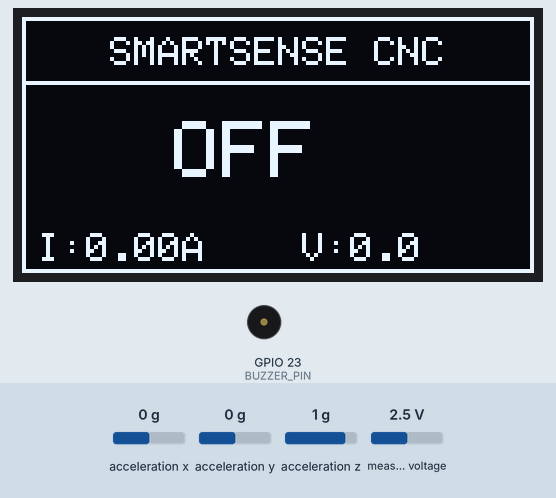
Simulated run of this sketch. Board: ESP32. Parts: 128×64 one-colour display, buzzer (waves = sounding, pin HIGH). Wiring (inferred from the names in the program): MPU-6050 motion sensor at I2C address 0x69. The inputs (shaded band) are chosen by the test bench; at power-on: measured voltage 2.5 V, acceleration x 0 g, acceleration y 0 g, acceleration z 1 g. WiFi joins after 1.5 s; servers stay silent unless stated; uploads are accepted with an empty reply; what the sketch prints to the serial monitor is not drawn.

Above: at 15.8 s.
15.9 s: measured voltage set to 0.1 V
At 18.0 s:
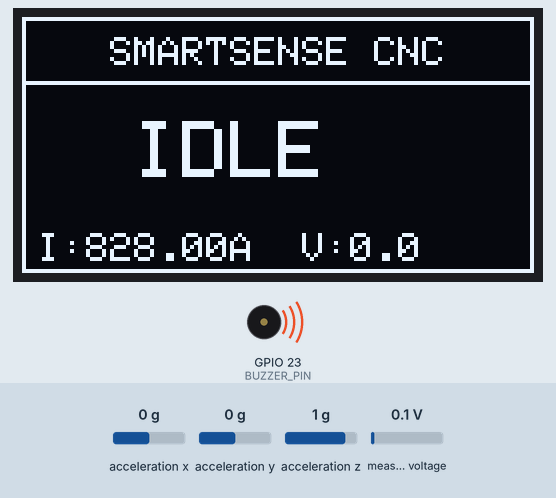
18.9 s: acceleration x set to -1.4 g
At 21.5 s:
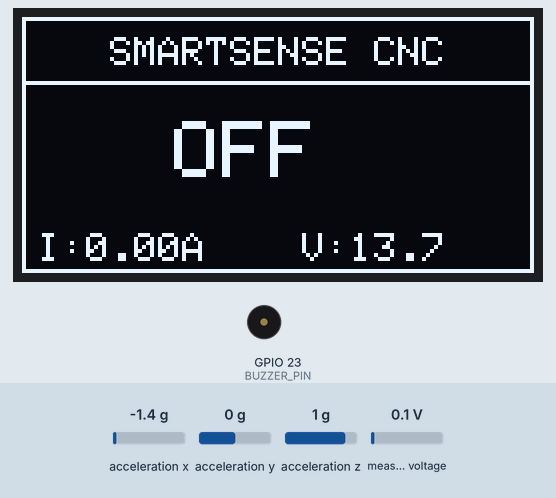
21.9 s: measured voltage set to 1.2 V
At 23.3 s:
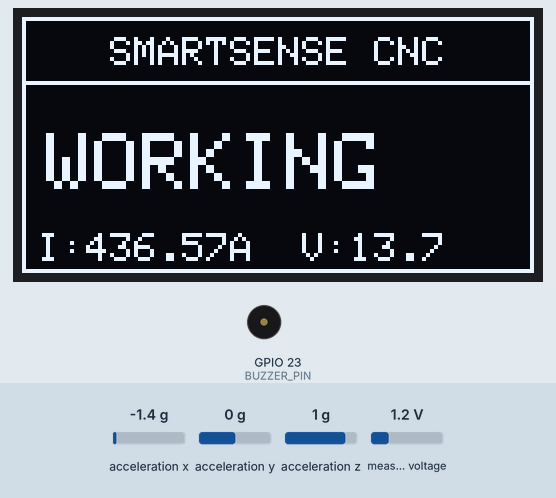
24.9 s: acceleration y set to -1.4 g
At 26.9 s:
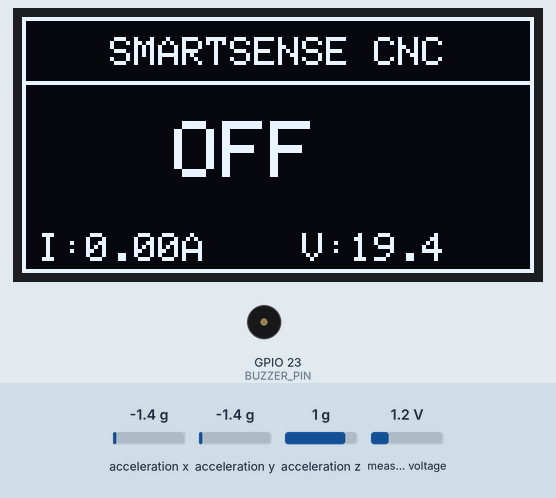
27.7 s: acceleration z set to -1.4 g
At 28.6 s:
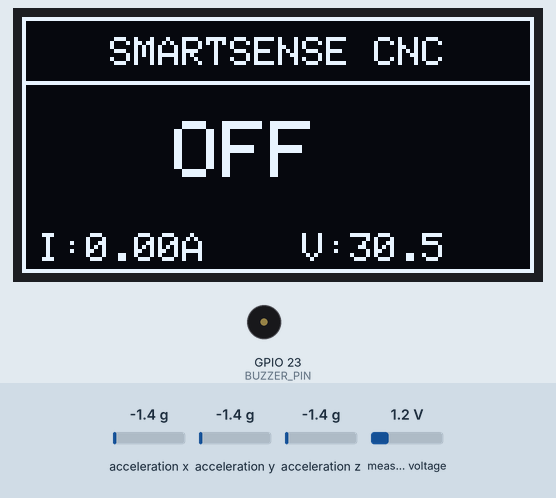
29.5 s: measured voltage set to 2.5 V
At 30.4 s:
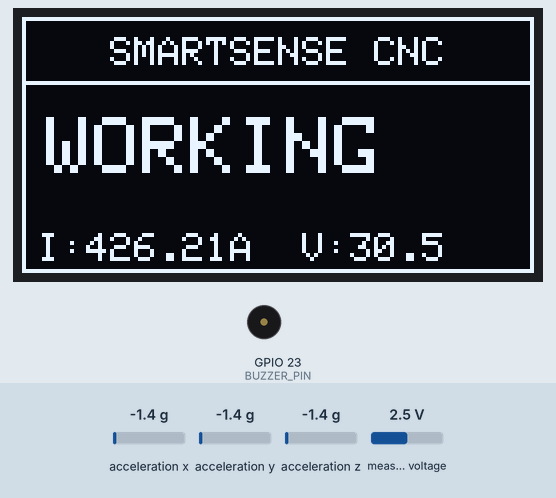
Timing chart, 0 to 32.5 s (numbered marks = the images above; inputs shaded):
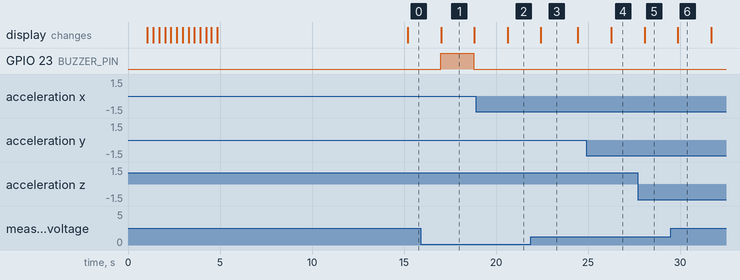

The sketch:

esp32_monitoring.ino
```cpp
#include <Wire.h>
#include <Adafruit_GFX.h>
#include <Adafruit_SSD1306.h>
#include <Adafruit_ADS1X15.h>
#include <math.h>
#include <WiFi.h>
#include <HTTPClient.h>
#include <ArduinoJson.h>

// ======================================================
// OLED Display
// ======================================================

#define SCREEN_WIDTH 128
#define SCREEN_HEIGHT 64

Adafruit_SSD1306 display(
  SCREEN_WIDTH,
  SCREEN_HEIGHT,
  &Wire,
  -1
);

// ======================================================
// WiFi + Server
// ======================================================

const char* ssid       = "YOUR_FACTORY_WIFI_SSID";
const char* password   = "YOUR_FACTORY_WIFI_PASSWORD";
const char* serverURL  = "https://YOUR-APP-NAME.onrender.com/predict";
const char* MACHINE_ID = "CNC-01";

// ======================================================
// Hardware
// ======================================================

#define MPU_ADDR   0x69
#define SDA_PIN    21
#define SCL_PIN    22
#define BUZZER_PIN 23

Adafruit_ADS1115 ads;

// ======================================================
// Calibration & Thresholds
// ======================================================

float calibrationFactor  = 500.0;
float currentThreshold   = 0.060;
float vibrationThreshold = 1.000;

float baseline_x = 0;
float baseline_y = 0;
float baseline_z = 0;

// ======================================================
// Machine States
// ======================================================

enum MachineState {
  MACHINE_OFF,
  MACHINE_IDLE,
  MACHINE_WORKING
};

MachineState currentState = MACHINE_OFF;

int postCounter = 0;

// ======================================================
// MPU6050 Helpers
// ======================================================

void writeRegister(byte reg, byte value) {

  Wire.beginTransmission(MPU_ADDR);
  Wire.write(reg);
  Wire.write(value);
  Wire.endTransmission(true);
}

int16_t readWord(byte reg) {

  Wire.beginTransmission(MPU_ADDR);
  Wire.write(reg);
  Wire.endTransmission(false);

  Wire.requestFrom(MPU_ADDR, 2, true);

  return (Wire.read() << 8) | Wire.read();
}

float readAX() {
  return (readWord(0x3B) / 16384.0) * 9.81;
}

float readAY() {
  return (readWord(0x3D) / 16384.0) * 9.81;
}

float readAZ() {
  return (readWord(0x3F) / 16384.0) * 9.81;
}

// ======================================================
// OLED Boot Animation
// ======================================================

void bootAnimation() {

  for (int x = 128; x > -120; x -= 3) {

    display.clearDisplay();

    // Border
    display.drawRect(0, 0, 128, 64, WHITE);

    // Moving Title
    display.setTextSize(1);
    display.setTextColor(WHITE);

    display.setCursor(x, 20);
    display.println("SMARTSENSE CNC");

    display.setCursor(x + 12, 40);
    display.println("Machine Monitor");

    display.display();

    delay(20);
  }

  // Final Screen
  display.clearDisplay();

  display.drawRect(0, 0, 128, 64, WHITE);

  display.setTextSize(1);

  display.setCursor(22, 18);
  display.println("SMARTSENSE CNC");

  display.setCursor(32, 38);
  display.println("Starting...");

  display.display();

  delay(1500);
}

// ======================================================
// OLED State Screen
// ======================================================

void drawStateScreen(
  String state,
  float current,
  float vibration
) {

  static int floatOffset = 0;
  static bool moveDown = true;

  // Floating Animation
  if (moveDown) {

    floatOffset++;

    if (floatOffset > 4)
      moveDown = false;
  }
  else {

    floatOffset--;

    if (floatOffset < 0)
      moveDown = true;
  }

  display.clearDisplay();

  // Border
  display.drawRect(0, 0, 128, 64, WHITE);

  // Header
  display.setTextSize(1);
  display.setTextColor(WHITE);

  display.setCursor(22, 5);
  display.println("SMARTSENSE CNC");

  // Divider
  display.drawLine(0, 16, 128, 16, WHITE);

  // Main State Text
  display.setTextSize(2);

  if (state == "OFF") {

    display.setCursor(38, 26);
    display.println("OFF");
  }
  else if (state == "IDLE") {

    display.setCursor(28, 24 + floatOffset);
    display.println("IDLE");
  }
  else {

    display.setCursor(6, 24 + floatOffset);
    display.println("WORKING");
  }

  // Bottom Data
  display.setTextSize(1);

  display.setCursor(4, 54);

  display.print("I:");
  display.print(current, 2);
  display.print("A");

  display.setCursor(70, 54);

  display.print("V:");
  display.print(vibration, 1);

  display.display();
}

// ======================================================
// Calibrate MPU6050
// ======================================================

void calibrateMPU() {

  Serial.println("Keep MPU6050 still...");
  delay(3000);

  float sx = 0;
  float sy = 0;
  float sz = 0;

  int samples = 50;

  for (int i = 0; i < samples; i++) {

    sx += readAX();
    sy += readAY();
    sz += readAZ();

    delay(50);
  }

  baseline_x = sx / samples;
  baseline_y = sy / samples;
  baseline_z = sz / samples;

  Serial.println("MPU6050 calibrated.");
}

// ======================================================
// Get State Label
// ======================================================

String getStateLabel(MachineState s) {

  switch (s) {

    case MACHINE_OFF:
      return "OFF";

    case MACHINE_IDLE:
      return "IDLE";

    case MACHINE_WORKING:
      return "WORKING";

    default:
      return "UNKNOWN";
  }
}

// ======================================================
// Detect Machine State
// ======================================================

MachineState detectState(
  float current,
  float vibration
) {

  if (
    current >= currentThreshold &&
    vibration >= vibrationThreshold
  ) {

    return MACHINE_WORKING;
  }

  if (
    current >= currentThreshold &&
    vibration < vibrationThreshold
  ) {

    return MACHINE_IDLE;
  }

  return MACHINE_OFF;
}

// ======================================================
// Send Data to Flask
// ======================================================

void postToFlask(
  float current,
  float vibration,
  String state
) {

  if (WiFi.status() != WL_CONNECTED) {

    Serial.println("[WiFi] Not Connected");
    return;
  }

  HTTPClient http;

  http.begin(serverURL);

  http.addHeader(
    "Content-Type",
    "application/json"
  );

  StaticJsonDocument<128> doc;

  doc["machine_id"] = MACHINE_ID;
  doc["vibration"]  = vibration;
  doc["current"]    = current;
  doc["state"]      = state;

  String payload;

  serializeJson(doc, payload);

  int httpCode = http.POST(payload);

  if (httpCode == 200) {

    Serial.println("[Flask] Success");
  }
  else {

    Serial.print("[Flask] Error: ");
    Serial.println(httpCode);
  }

  http.end();
}

// ======================================================
// Setup
// ======================================================

void setup() {

  Serial.begin(115200);

  delay(1000);

  pinMode(BUZZER_PIN, OUTPUT);

  digitalWrite(BUZZER_PIN, LOW);

  // I2C
  Wire.begin(SDA_PIN, SCL_PIN);

  // OLED Init
  if (!display.begin(
        SSD1306_SWITCHCAPVCC,
        0x3C
      )) {

    Serial.println("OLED Failed");

    while (1);
  }

  // Startup Animation
  bootAnimation();

  // ADS1115 Init
  if (!ads.begin()) {

    Serial.println("ADS1115 NOT detected");

    while (1);
  }

  Serial.println("ADS1115 detected");

  // Wake MPU6050
  writeRegister(0x6B, 0x00);

  delay(100);

  calibrateMPU();

  // WiFi Connect
  Serial.print("Connecting WiFi");

  WiFi.begin(ssid, password);

  int attempts = 0;

  while (
    WiFi.status() != WL_CONNECTED &&
    attempts < 20
  ) {

    delay(500);

    Serial.print(".");

    attempts++;
  }

  if (WiFi.status() == WL_CONNECTED) {

    Serial.println("\nWiFi Connected");

    Serial.print("ESP32 IP: ");

    Serial.println(WiFi.localIP());
  }
  else {

    Serial.println("\nWiFi Failed");
  }

  Serial.println("SmartSense CNC Started");
}

// ======================================================
// Main Loop
// ======================================================

void loop() {

  // ===================================================
  // Current Measurement
  // ===================================================

  int samples = 100;

  long sum = 0;

  for (int i = 0; i < samples; i++) {

    sum += ads.readADC_SingleEnded(0);
  }

  float midpoint =
    sum / (float)samples;

  float sumSquares = 0;

  for (int i = 0; i < samples; i++) {

    float centered =
      ads.readADC_SingleEnded(0) - midpoint;

    sumSquares += centered * centered;
  }

  float rmsADC =
    sqrt(sumSquares / samples);

  float voltage =
    rmsADC * 0.0001875;

  float current =
    voltage * calibrationFactor;

  if (current < 0.01) {

    current = 0;
  }

  // ===================================================
  // Vibration Measurement
  // ===================================================

  float ax = readAX();
  float ay = readAY();
  float az = readAZ();

  float dx = ax - baseline_x;
  float dy = ay - baseline_y;
  float dz = az - baseline_z;

  float vibration =
    sqrt(dx * dx + dy * dy + dz * dz);

  // ===================================================
  // Detect Machine State
  // ===================================================

  MachineState newState =
    detectState(current, vibration);

  if (newState != currentState) {

    Serial.println("=================================");

    Serial.print(
      getStateLabel(currentState)
    );

    Serial.print(" --> ");

    Serial.println(
      getStateLabel(newState)
    );

    Serial.println("=================================");

    currentState = newState;
  }

  // ===================================================
  // Continuous Buzzer
  // ===================================================

  if (currentState == MACHINE_IDLE) {

    digitalWrite(BUZZER_PIN, HIGH);
  }
  else {

    digitalWrite(BUZZER_PIN, LOW);
  }

  // ===================================================
  // OLED Display
  // ===================================================

  drawStateScreen(
    getStateLabel(currentState),
    current,
    vibration
  );

  // ===================================================
  // Serial Monitor
  // ===================================================

  Serial.print("Current: ");
  Serial.print(current, 3);
  Serial.println(" A");

  Serial.print("Vibration: ");
  Serial.print(vibration, 3);
  Serial.println(" m/s²");

  Serial.print("State: ");
  Serial.println(
    getStateLabel(currentState)
  );

  Serial.println("--------------------------------");

  // ===================================================
  // Send Data to Flask
  // ===================================================

  postCounter++;

  if (postCounter >= 5) {

    postToFlask(
      current,
      vibration,
      getStateLabel(currentState)
    );

    postCounter = 0;
  }

  // Smooth OLED animation
  delay(120);
}
```

Measured:
- after the input at 15.9 s, GPIO 23 (BUZZER_PIN): LOW → HIGH after 1.1 s, → LOW 1.8 s later; the display: changes after 1.1 s (image 1)
- after the input at 18.9 s, the display: changes after 1.7 s (image 2)
- after the input at 21.9 s, the display: changes after 0.54 s (image 3)
- after the input at 24.9 s, the display: changes after 1.4 s (image 4)
- after the input at 27.7 s, the display: changes after 0.37 s (image 5)
- after the input at 29.5 s, the display: changes after 0.39 s (image 6)
- what the display in image 1 shows lasts 1.8 s, from 17.0 s to 18.8 s
